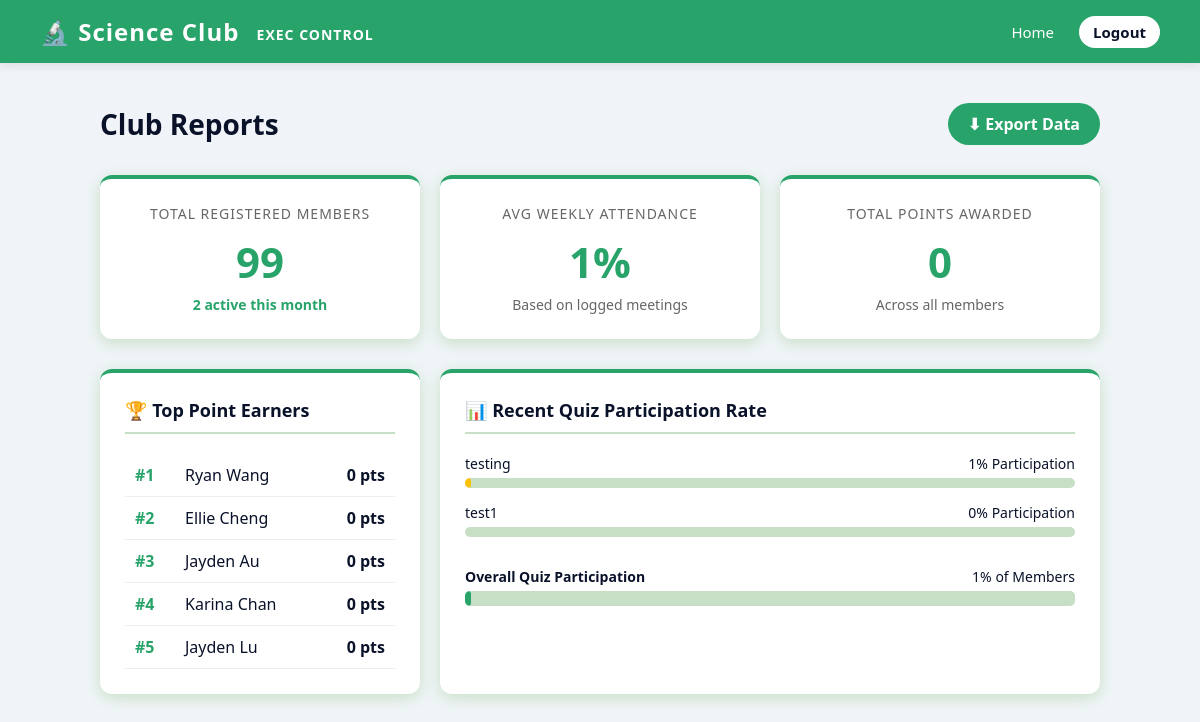
Page /report-page (signed in) on the committed database.
### tables this page shows
CREATE TABLE MEMBER (
        Student_number VARCHAR(50) PRIMARY KEY,
        Firstname VARCHAR(100) NOT NULL,
        Lastname VARCHAR(100) NOT NULL
    );

CREATE TABLE QUIZ (
        quizID VARCHAR(100) PRIMARY KEY,
        questionID VARCHAR(100),
        answerID VARCHAR(100),
        FOREIGN KEY (questionID) REFERENCES QUESTIONS(questionID),
        FOREIGN KEY (answerID) REFERENCES CORRECT_ANSWER(answerID)
    );

CREATE TABLE QUESTIONS (
        questionID VARCHAR(100) PRIMARY KEY,
        question TEXT NOT NULL
    );

### app.py (the view)
@app.route('/report-page')  # maps /report-page URL to this function
def report_page():
    if not session.get('logged_in'): # checks if user is logged in
        return redirect('/')
    data = get_report_data() # calls function to fetch all report data
    return render_template('report_page.html', **data) # unpacks dict and passes to HTML template

### app.py (called while the page is built)
def get_db():
    conn = sqlite3.connect(DATABASE)  # opens a connection to the SQLite database file
    return conn  # returns the connection so it can be used by other functions

### templates/report_page.html (shortened to what this page needs)
<!DOCTYPE html>
<html lang="en">
<head>
</head>
<body>
<div class="navbar">
    <div class="navbar-brand">🔬 Science Club <span>Exec Control</span></div>
    <div class="nav-links">
        <a href="/dashboard">Home</a>
        <a href="/logout" class="logout-btn">Logout</a>
    </div>
</div>
<div class="container">
    <div class="page-header">
        <h2>Club Reports</h2>
        <a href="/export-data" class="export-btn">⬇ Export Data</a>
    </div>
    <div class="report-grid">
        <div class="card stat-box">
            <div class="stat-label">Total Registered Members</div>
            <div class="stat-number">{{ total_members }}</div>
            <div class="stat-trend">{{ active_this_month }} active this month</div>
        </div>
        <div class="card stat-box">
            <div class="stat-label">Avg Weekly Attendance</div>
            <div class="stat-number">{{ avg_attendance_pct }}%</div>
            <div class="stat-trend" style="color: #666; font-weight: normal;">Based on logged meetings</div>
        </div>
        <div class="card stat-box">
            <div class="stat-label">Total Points Awarded</div>
            <div class="stat-number">{{ total_points }}</div>
            <div style="color: #666; font-size: 14px;">Across all members</div>
        </div>
    </div>
    <div class="report-grid">
        <div class="card">
            <h3>🏆 Top Point Earners</h3>
            <table>
                {% for student in top_earners %}
                <tr>
                    <td class="rank">#{{ loop.index }}</td>
                    <td>{{ student[0] }} {{ student[1] }}</td>
                    <td style="text-align: right; font-weight: bold;">{{ student[2] }} pts</td>
                </tr>
                {% else %}
                <tr><td colspan="3">No points awarded yet.</td></tr>
                {% endfor %}
            </table>
        </div>
        <div class="card card-double">
            <h3>📊 Recent Quiz Participation Rate</h3>
            {% for quiz in recent_quizzes %}
            <div class="chart-row">
                <div class="chart-label"><span>{{ quiz.title }}</span> <span>{{ quiz.rate }}% Participation</span></div>
                <div class="bar-bg">
                    <div class="bar-fill {{ quiz.bar_class }}" style="width: {{ quiz.rate }}%;"></div>
                </div>
            </div>
            {% else %}
            <p style="color: #666; font-size: 14px;">Publish </p>
            {% endfor %}
            <div class="chart-row" style="margin-top: 30px;">
                <div class="chart-label"><span><strong>Overall Quiz Participation </strong></span> <span>{{ overall_part_rate }}% of Members</span></div>
                <div class="bar-bg" style="height: 15px;">
                    <div class="bar-fill" style="width: {{ overall_part_rate }}%;"></div>
                </div>
            </div>
        </div>
    </div>
</div>
</body>
</html>

### templates/report_page.html (style rules this page uses)
body { font-family: 'Segoe UI', Tahoma, Geneva, Verdana, sans-serif; background-color: #f0f4f8; margin: 0; color: #0a122a; }
.navbar { background-color: #28a46a; color: white; padding: 15px 40px; display: flex; justify-content: space-between; align-items: center; box-shadow: 0 2px 10px rgba(0,0,0,0.1); }
.navbar-brand { font-size: 24px; font-weight: bold; letter-spacing: 1px; }
.navbar-brand span { color: white; font-size: 14px; text-transform: uppercase; margin-left: 10px; vertical-align: middle; }
.nav-links { display: flex; align-items: center; }
.nav-links a { color: white; text-decoration: none; margin-left: 20px; font-size: 15px; font-weight: 500; transition: 0.3s; }
.nav-links .logout-btn { background-color: white; color: #0a122a !important; padding: 6px 14px; border-radius: 20px; font-weight: bold; margin-left: 25px; }
.container { max-width: 1000px; margin: 40px auto; padding: 0 20px; }
.page-header { display: flex; justify-content: space-between; align-items: center; margin-bottom: 30px; }
.page-header h2 { color: #0a122a; margin: 0; font-size: 28px; }
.export-btn { background-color: #28a46a; color: white; padding: 10px 20px; text-decoration: none; border-radius: 25px; font-weight: bold; transition: 0.3s; }
.report-grid { display: grid; grid-template-columns: 1fr 1fr 1fr; gap: 20px; margin-bottom: 30px; }
.card { background: white; padding: 25px; border-radius: 12px; box-shadow: 0 4px 15px #c7dfc5; border-top: 4px solid #28a46a; }
.card-double { grid-column: span 2; }
.card h3 { margin-top: 0; color: #0a122a; font-size: 18px; border-bottom: 2px solid #c7dfc5; padding-bottom: 10px; margin-bottom: 20px; }
.stat-box { text-align: center; }
.stat-number { font-size: 42px; font-weight: bold; color: #28a46a; margin: 10px 0 5px 0; }
.stat-label { color: #666; font-size: 14px; text-transform: uppercase; letter-spacing: 1px; }
.stat-trend { color: #28a46a; font-size: 14px; font-weight: bold; }
table { width: 100%; border-collapse: collapse; }
th, td { padding: 10px; text-align: left; border-bottom: 1px solid #eee; }
.rank { font-weight: bold; color: #28a46a; width: 30px; }
.chart-row { margin-bottom: 15px; }
.chart-label { display: flex; justify-content: space-between; font-size: 14px; color: #0a122a; margin-bottom: 5px; font-weight: 500; }
.bar-bg { background-color: #c7dfc5; height: 10px; border-radius: 5px; overflow: hidden; }
.bar-fill { background-color: #28a46a; height: 100%; border-radius: 5px; }
.bar-fill.warning { background-color: #ffc107; }

### rows in the picture
MEMBER: Firstname "Ryan", Lastname "Wang", student "0"
MEMBER: Firstname "Ellie", Lastname "Cheng", student "0"
MEMBER: Firstname "Jayden", Lastname "Au", student "0"
MEMBER: Firstname "Karina", Lastname "Chan", student "0"
MEMBER: Firstname "Jayden", Lastname "Lu", student "0"
QUIZ: title "testing", rate "1"
QUIZ: title "test1", rate "0"

### other values in the picture
{{ total_members }} "99"
{{ active_this_month }} "2"
{{ avg_attendance_pct }} "1"
{{ total_points }} "0"
{{ overall_part_rate }} "1"
